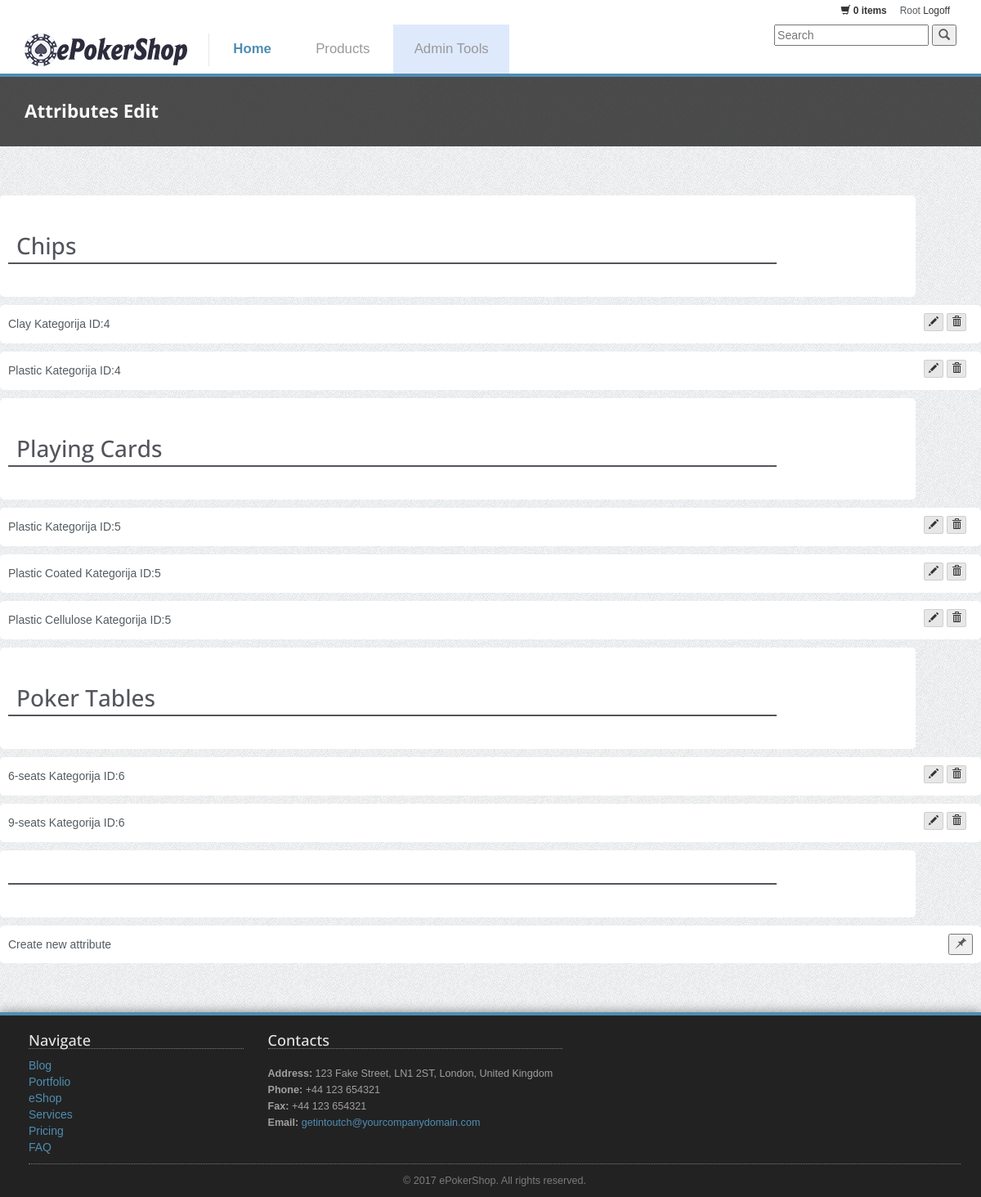
The page /attribute-edit.php (signed in) on the database its author committed.
### tables this page shows
CREATE TABLE `kategoriju_sarasas` (
  `ID` int(11) NOT NULL,
  `kategorija` varchar(50) NOT NULL
);

CREATE TABLE `atributu_sarasas` (
  `ID` int(11) NOT NULL,
  `kategorijos_ID` int(11) NOT NULL,
  `atributas` varchar(20) NOT NULL
);

### attribute-edit.php (the view, shortened to what this page needs)
<!DOCTYPE html>
 <html class="no-js">
    <head>
        <link rel="stylesheet" href="css/bootstrap.min.css">
        <link rel="stylesheet" href="css/icomoon-social.css">
        <link rel="stylesheet" href="css/leaflet.css" />
		<link rel="stylesheet" href="css/main.css">
    </head>
    <body>
        <div class="mainmenu-wrapper">
	        <div class="container">
	        	<div class="menuextras">
					<div class="extras">
						<ul>
							<li class="shopping-cart-items"><i class="glyphicon glyphicon-shopping-cart icon-white"></i> <a href="page-shopping-cart.php"><b><?php if(isset($_SESSION['all_in_cart'])){
								echo $_SESSION['all_in_cart'];
							}
							else{
								echo '0';
							}
							?>  items</b></a></li>
			        		<li><?php
			        		if(isset($_SESSION['login_user'])){
							echo $_SESSION['login_user'];
							echo '<a href="page-logoff.php">&nbspLogoff</a>';
							}
							else{
							echo '<a href="page-login.php">Login</a>';
							}
			        		?></li>
			        	</ul>
					</div>
		        </div>
		        <nav id="mainmenu" class="mainmenu">
					<ul>
						<li class="logo-wrapper"><a href="index.php"><img src="img/logo.png" alt="Multipurpose Twitter Bootstrap Template"></a></li>
						<li class="active">
							<a href="index.php">Home</a>
						</li>
						<li>
							<a href="page-products.php">Products</a>
						</li>
						<?php include("admin_tools.php");?>
						<li class="pull-right">
                   			<form  method="get" action="page-shopping-search-results.php">
                      			<input type="text" name="searchfield" placeholder="Search">
                      			<button type="submit" class=" btn-circle"><i class="glyphicon glyphicon-search"></i></button>
                   			</form>
            			</li>
					</ul>
				</nav>
			</div>
		</div>
		<div class="section section-breadcrumbs">
			<div class="container">
				<div class="row">
					<div class="col-md-12">
						<h1>Attributes Edit</h1>
					</div>
				</div>
			</div>
		</div>
        <div class="section">
				<div class="row">
					<div class="col-md-12">
						<table class="shopping-cart">
						<?php
						$servername = "localhost";
						$username = "root";
						$password = "";
						$dbname = "prekes";
						$conn = new mysqli($servername, $username, $password, $dbname);
						$sqll="SELECT kategorija,ID from kategoriju_sarasas";
						$resultt = $conn->query($sqll);
						if ($resultt->num_rows > 0) {
							while($rrow = $resultt->fetch_assoc()) {
							echo '<tr><td><h2>'.$rrow['kategorija'].'</h2></td><td></td><td></td></tr>';
						$sql = "SELECT kategorija,atributu_sarasas.ID,atributas FROM atributu_sarasas
						INNER JOIN kategoriju_sarasas ON atributu_sarasas.kategorijos_ID=kategoriju_sarasas.ID WHERE kategorijos_ID=".$rrow['ID'];
						$result = $conn->query($sql);
						if ($result->num_rows > 0) {
						    while($row = $result->fetch_assoc()) {
						    echo '
							<tr>
								<td>
									<div class="cart-item-title">'.$row["atributas"].' Kategorija ID:'.$rrow['ID'].'</div>
								</td>
								<form action="attribute.php" method="post">
								<td class="price "><span id="optioninput'.$row["ID"].'" style="display:none;">';
											$resulttt = $conn->query($sqll);
								echo '</span></td>
								<td class="price "><span id="textinput'.$row["ID"].'" style="display:none;"><input  type="text" name="newname" class=" cart-item-title pull-right " value="'.$row['atributas'].'"></input>
									<button type="submit" class="btn btn-xs btn-grey pull-left" name="attedit" value="'.$row["ID"].'"><i class="glyphicon glyphicon-ok "></i></button>
								</span></td>
								<td class="actions">
									<button type="button" id="editbt'.$row["ID"].'" class="btn btn-xs btn-grey" onClick="showedit(this.id); showeditopt(this.id);"><i class="glyphicon glyphicon-pencil"></i></button>
									<button type="submit" class="btn btn-xs btn-grey" name="delatt" value="'.$row["ID"].'"><i class="glyphicon glyphicon-trash"></i></button>
								</td>
							</tr>
							</form>
						';
						   }
						}
						else{
							echo '<tr><td> No attributes for this category</td></tr>';
						}
					}
				}
						?>
						<tr><td><h2></h2></td></td><td></td><td></td></tr>
							<tr>
								<td>
									<div class="cart-item-title">Create new attribute</div>
								</td>
								<?php
								echo '<td class="price "><span id="optioninput0" style="display:none;"><form action="attribute.php" method="post">';
										?>
								<td class="price ">
									</td>
									</span>
								</td>
								<td class="actions">
									<button class="pull-right" type="button" id="editbt0" class="btn btn-xs btn-grey " onClick="showedit(this.id);showeditopt(this.id);"><i class="glyphicon glyphicon-pushpin"></i></button>
								</td>
							</tr>
						</table>
					</div>
				</div>
			</div>
	    <div class="footer">
	    	<div class="container">
		    	<div class="row">
		    		<div class="col-footer col-md-3 col-xs-6">
		    			<h3>Navigate</h3>
		    			<ul class="no-list-style footer-navigate-section">
		    				<li><a href="page-blog-posts.html">Blog</a></li>
		    				<li><a href="page-portfolio-3-columns-2.html">Portfolio</a></li>
		    				<li><a href="page-products-3-columns.html">eShop</a></li>
		    				<li><a href="page-services-3-columns.html">Services</a></li>
		    				<li><a href="page-pricing.html">Pricing</a></li>
		    				<li><a href="page-faq.html">FAQ</a></li>
		    			</ul>
		    		</div>
		    		<div class="col-footer col-md-4 col-xs-6">
		    			<h3>Contacts</h3>
		    			<p class="contact-us-details">
	        				<b>Address:</b> 123 Fake Street, LN1 2ST, London, United Kingdom<br/>
	        				<b>Phone:</b> +44 123 654321<br/>
	        				<b>Fax:</b> +44 123 654321<br/>
	        				<b>Email:</b> <a href="mailto:getintoutch@yourcompanydomain.com">getintoutch@yourcompanydomain.com</a>
	        			</p>
		    		</div>
		    	</div>
		    	<div class="row">
		    		<div class="col-md-12">
		    			<div class="footer-copyright">&copy; 2017 ePokerShop. All rights reserved.</div>
		    		</div>
		    	</div>
		    </div>
	    </div>
    </body>
</html>

### css/main.css (style rules this page uses)
body { background: url(../img/page-background.png); }
.section { padding: 30px 0; -webkit-transform: translateZ(0); -moz-transform: translateZ(0); -o-transform: translateZ(0); -ms-transform: translateZ(0); transform: translateZ(0); }
.section .container:first-child h1, .section .container:first-child h2, .section .container:first-child h3 { margin-top: 0; font-weight: 700; }
ul.no-list-style { list-style-type: none; margin-left: 0; }
ul.no-list-style li { line-height: 28px; }
body { font-family: Arial, Helvetica, sans-serif; font-size: 14px; line-height: 20px; color: #535b60; }
h1 { color: #53555c; font-family: 'Open Sans', sans-serif; font-weight: 800; }
h2 { color: #53555c; font-family: 'Open Sans', sans-serif; font-size: 2em; border-bottom: 2px solid #53555c; line-height: 1.5em; margin: 30px 0; padding-left: 10px; }
h3 { font-family: 'Open Sans', sans-serif; color: #53555c; font-size: 1.5em; }
a { color: #4f8db3; }
.contact-us-details { margin: 20px 0; font-size: 0.9em; }
.shopping-cart { margin: 10px 0 0 0; width: 100%; border-collapse: separate; border-spacing: 0 10px; }
.shopping-cart tr { background: #FFF; }
.shopping-cart td { padding: 10px; }
.shopping-cart td:first-child { -webkit-border-radius: 5px 0 0 5px; -webkit-background-clip: padding-box; -moz-border-radius: 5px 0 0 5px; -moz-background-clip: padding; border-radius: 5px 0 0 5px; background-clip: padding-box; margin-left: 10px; }
.shopping-cart td:last-child { -webkit-border-radius: 0 5px 5px 0; -webkit-background-clip: padding-box; -moz-border-radius: 0 5px 5px 0; -moz-background-clip: padding; border-radius: 0 5px 5px 0; background-clip: padding-box; margin-right: 10px; }
.shopping-cart .price { color: #535b60; font-size: 1.2em; width: 80px; text-align: center; }
.shopping-cart .actions { width: 80px; }
.shopping-cart .actions .btn { margin-bottom: 5px; }
.section-breadcrumbs { background: #222; background: rgba(34, 34, 34, 0.8); margin-bottom: 10px; }
.section-breadcrumbs h1 { color: #FAFAFA; font-size: 1.6em; margin-bottom: 0; text-transform: none; }
.footer { background: #222; color: #A0A0A0; padding: 0 20px 10px 20px; border-top: 4px solid #4f8db3; margin-top: 20px; -webkit-box-shadow: 0 -1px 12px rgba(0,0,0,0.4); -moz-box-shadow: 0 -1px 12px rgba(0,0,0,0.4); box-shadow: 0 -1px 12px rgba(0,0,0,0.4); color: 0 -1px 12px rgba(0,0,0,0.4); }
.footer h3 { color: #E4E4E4; font-size: 1.3em; border-bottom: 1px dotted #7C7C7C; }
.footer ul { padding: 0; }
.footer-navigate-section li { line-height: 20px !important; }
.footer-copyright { text-align: center; color: #7C7C7C; border-top: 1px dotted #7C7C7C; padding-top: 10px; font-size: 0.9em; }
.mainmenu li.logo-wrapper a { border-right: 1px solid #E8E8E8; padding-left: 0; padding-top: 0; padding-bottom: 0; }
.mainmenu-wrapper { background-color: #FFF; border-bottom: 4px solid #4f8db3; z-index: 4; }
.mainmenu { width: 100%; }
.mainmenu ul { margin: 0; padding: 0; list-style-type: none; }
.mainmenu > ul, .mainmenu .mainmenu-submenu-inner { margin: 0 auto; }
.mainmenu > ul > li, .mainmenu .mainmenu-submenu-inner > li { display: inline-block; *display: inline; }
.mainmenu > ul > li > a, .mainmenu .mainmenu-submenu-inner > li > a { font-size: 1.2em; padding: 1.2em 1.5em; color: #999; display: inline-block; text-decoration: none; }
.mainmenu > ul > li.active > a, .mainmenu .mainmenu-submenu-inner > li.active > a { color: #4f8db3; font-weight: 600 !important; }
.menuextras { font-size: 0.85em; height: 30px; }
.menuextras ul { margin: 0; padding: 0; list-style-type: none; float: right; padding: 3px 0; }
.menuextras li { float: left; padding: 0 8px; }
.menuextras .extras li { padding: 0 8px; }
.menuextras .extras li a { color: #333; }
.menuextras .extras .shopping-cart-items i { color: #333; }
.btn { border: 1px solid #4f8db3; -webkit-border-radius: 2px; -webkit-background-clip: padding-box; -moz-border-radius: 2px; -moz-background-clip: padding; border-radius: 2px; background-clip: padding-box; color: #FFFFFF; cursor: pointer; display: inline-block; text-transform: none; -webkit-transition: all .25s ease; -moz-transition: all .25s ease; -o-transition: all .25s ease; -ms-transition: all .25s ease; transition: all .25s ease; text-align: center; background: none repeat scroll 0 0 #4f8db3; text-shadow: none; box-shadow: none; color: #FFF; white-space: nowrap; }
.btn-grey { border: 1px solid #cecece; color: #333; background: none repeat scroll 0 0 #E7E7E7; }

### rows shown on the page
kategoriju_sarasas: kategorija "Chips", ID "4"
atributu_sarasas: atributas "Clay", $row["ID"] 1 (drawn)
atributu_sarasas: atributas "Plastic", $row["ID"] 2 (drawn)
kategoriju_sarasas: kategorija "Playing Cards", ID "5"
atributu_sarasas: atributas "Plastic", $row["ID"] 3 (drawn)
atributu_sarasas: atributas "Plastic Coated", $row["ID"] 4 (drawn)
atributu_sarasas: atributas "Plastic Cellulose"
kategoriju_sarasas: kategorija "Poker Tables", ID "6"
atributu_sarasas: atributas "6-seats", $row["ID"] 8 (drawn)
atributu_sarasas: atributas "9-seats", $row["ID"] 9 (drawn)

### other values the page prints
$_SESSION['login_user'] "Root"
